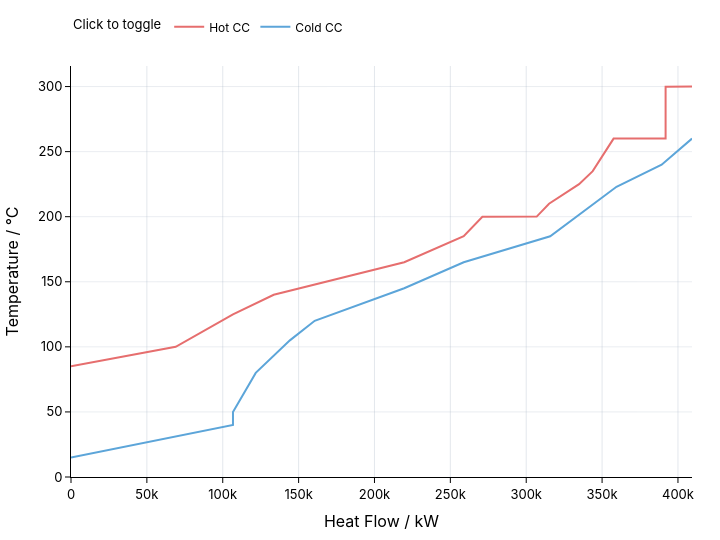

Notebook code for this chart:
### Code cell
bcc = problem.plot.balanced_composite_curve(show=True)

### Figure 1 — Plotly figure (JSON) as saved in the notebook; plotly's stock layout.template omitted (floating-point values rounded to 4 significant figures)
{"data": [{"hovertemplate": "Hot CC<br>Heat Flow / kW: %{x}<br>Temperature / °C: %{y}<extra></extra>", "legendgroup": "Hot CC", "line": {"color": "#e66e6e", "width": 2}, "mode": "lines", "name": "Hot CC", "showlegend": true, "type": "scatter", "x": [409250, 391850, 391850, 357578, 343828, 334828, 315028, 306910, 271100, 263100.0, 258800, 219600, 133600, 106750, 69000, 0], "y": [300, 299.9, 260.1, 260, 235, 225, 210, 200.1, 200, 190.3, 185, 165, 140, 125, 100, 85]}, {"hovertemplate": "Cold CC<br>Heat Flow / kW: %{x}<br>Temperature / °C: %{y}<extra></extra>", "legendgroup": "Cold CC", "line": {"color": "#5ca5d9", "width": 2}, "mode": "lines", "name": "Cold CC", "showlegend": true, "type": "scatter", "x": [409250, 389250, 359500, 321850, 315800, 258800, 219600, 160600, 144250, 121750, 106750, 106750, 0], "y": [260, 240, 223, 190.3, 185, 165, 145, 120, 105, 80, 50, 40, 15]}], "layout": {"autosize": false, "font": {"color": "#000000", "family": "IBM Plex Sans, Inter, system-ui, sans-serif", "size": 13}, "height": 540, "hoverlabel": {"bgcolor": "#ffffff", "font": {"color": "#000000"}}, "hovermode": "closest", "legend": {"font": {"color": "#000000", "size": 12}, "orientation": "h", "title": {"font": {"color": "#000000", "size": 13}, "text": "Click to toggle"}, "y": 1.06, "yanchor": "bottom"}, "margin": {"b": 48, "l": 50, "r": 28, "t": 64}, "paper_bgcolor": "#ffffff", "plot_bgcolor": "#ffffff", "width": 720, "xaxis": {"gridcolor": "rgba(148, 163, 184, 0.25)", "linecolor": "#000000", "rangemode": "tozero", "showgrid": true, "showline": true, "tickcolor": "#000000", "tickfont": {"color": "#000000"}, "ticks": "outside", "title": {"font": {"color": "#000000"}, "text": "Heat Flow / kW"}, "zeroline": true, "zerolinecolor": "rgba(15, 23, 42, 0.8)", "zerolinewidth": 1.25}, "yaxis": {"gridcolor": "rgba(148, 163, 184, 0.2)", "linecolor": "#000000", "rangemode": "tozero", "showgrid": true, "showline": true, "tickcolor": "#000000", "tickfont": {"color": "#000000"}, "ticks": "outside", "title": {"font": {"color": "#000000"}, "text": "Temperature / °C"}, "zeroline": true, "zerolinecolor": "rgba(15, 23, 42, 0.8)", "zerolinewidth": 1.25}}}
